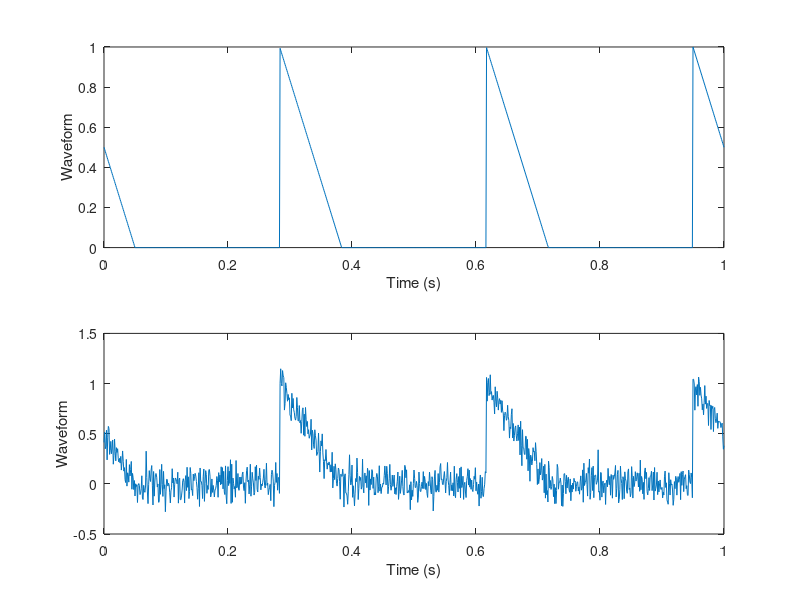

The MATLAB script that drew this image: (Note: this script raises an error after producing the figure.)
t = 0 : 0.001 : 1;         % 1 kHz sample freq for 1 s
d = 0 : 1/3 : 1;           % 3 Hz repetition frequency
y = pulstran(t,d,'tripuls',0.1,-1);
z=awgn(y,20);

subplot(211)
plot(t,y)
xlabel 'Time (s)', ylabel Waveform
subplot(212)
plot(t,z)
xlabel 'Time (s)', ylabel Waveform

filename = 'exporttest.xlsx';
xlswrite(filename,z,1,'A1')
